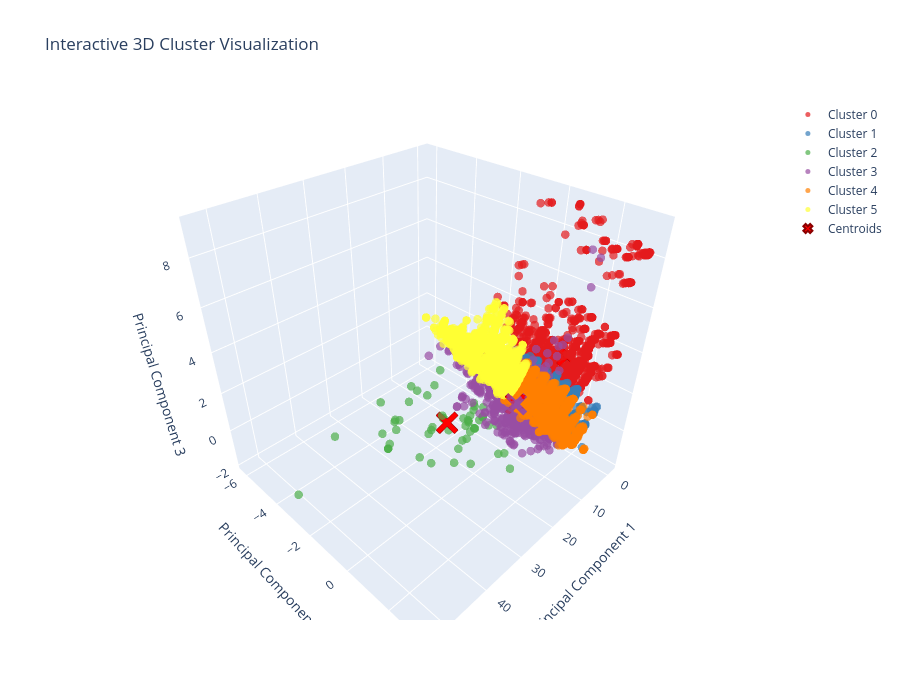

Source (notebook cell):
### Markdown cell above
Visualize your clustering!

### Code cell
## Step 6: Visualization

def visualize_3d_plotly_interactive(X_pca, pca_labels):
    """Fully interactive 3D visualization with Plotly using pre-computed labels"""

    k_cluster = len(np.unique(pca_labels))

    # Create the plot
    fig = go.Figure()

    # Add cluster points
    colors = px.colors.qualitative.Set1[:k_cluster]
    for i in range(k_cluster):
        cluster_mask = pca_labels == i
        fig.add_trace(go.Scatter3d(
            x=X_pca[cluster_mask, 0],
            y=X_pca[cluster_mask, 1],
            z=X_pca[cluster_mask, 2],
            mode='markers',
            marker=dict(
                size=5,
                color=colors[i],
                opacity=0.7
            ),
            name=f'Cluster {i}',
            text=[f'Cluster {i} Point {j}' for j in np.where(cluster_mask)[0]],
            hovertemplate='**%{text}**<br>' +
                         'PC1: %{x:.2f}<br>' +
                         'PC2: %{y:.2f}<br>' +
                         'PC3: %{z:.2f}<br>' +
                         '<extra></extra>'
        ))

    # Calculate centroids from the labeled data
    centroids = []
    for i in range(k_cluster):
        cluster_points = X_pca[pca_labels == i]
        centroid = np.mean(cluster_points, axis=0)
        centroids.append(centroid)

    centers_3d = np.array(centroids)[:, :3]

    # Add centroids
    fig.add_trace(go.Scatter3d(
        x=centers_3d[:, 0],
        y=centers_3d[:, 1],
        z=centers_3d[:, 2],
        mode='markers',
        marker=dict(
            size=8,
            color='red',
            symbol='x',
            line=dict(width=2, color='darkred')
        ),
        name='Centroids',
        text=[f'Centroid {i}' for i in range(k_cluster)],
        hovertemplate='**%{text}**<br>' +
                     'PC1: %{x:.2f}<br>' +
                     'PC2: %{y:.2f}<br>' +
                     'PC3: %{z:.2f}<br>' +
                     '<extra></extra>'
    ))

    # Update layout
    fig.update_layout(
        title='Interactive 3D Cluster Visualization',
        scene=dict(
            xaxis_title='Principal Component 1',
            yaxis_title='Principal Component 2',
            zaxis_title='Principal Component 3',
            camera=dict(
                eye=dict(x=1.2, y=1.2, z=1.2)
            )
        ),
        width=900,
        height=700,
        showlegend=True
    )

    fig.show()

    return pca_labels

# Usage with your existing pca_labels
cluster_labels = visualize_3d_plotly_interactive(X_pca, pca_labels)

### Figure 1 — Plotly figure (JSON) as saved in the notebook; plotly's stock layout.template omitted (floating-point values rounded to 4 significant figures; data arrays with more than 128 entries replaced by an {"elided": "..."} marker saying what was removed)
{"data": [{"hovertemplate": "**%{text}**<br>PC1: %{x:.2f}<br>PC2: %{y:.2f}<br>PC3: %{z:.2f}<br><extra></extra>", "marker": {"color": "rgb(228,26,28)", "opacity": 0.7, "size": 5}, "mode": "markers", "name": "Cluster 0", "text": {"elided": "1975 str values"}, "type": "scatter3d", "x": {"elided": "1975 float values"}, "y": {"elided": "1975 float values"}, "z": {"elided": "1975 float values"}}, {"hovertemplate": "**%{text}**<br>PC1: %{x:.2f}<br>PC2: %{y:.2f}<br>PC3: %{z:.2f}<br><extra></extra>", "marker": {"color": "rgb(55,126,184)", "opacity": 0.7, "size": 5}, "mode": "markers", "name": "Cluster 1", "text": {"elided": "7522 str values"}, "type": "scatter3d", "x": {"elided": "7522 float values"}, "y": {"elided": "7522 float values"}, "z": {"elided": "7522 float values"}}, {"hovertemplate": "**%{text}**<br>PC1: %{x:.2f}<br>PC2: %{y:.2f}<br>PC3: %{z:.2f}<br><extra></extra>", "marker": {"color": "rgb(77,175,74)", "opacity": 0.7, "size": 5}, "mode": "markers", "name": "Cluster 2", "text": ["Cluster 2 Point 517", "Cluster 2 Point 2870", "Cluster 2 Point 3038", "Cluster 2 Point 3508", "Cluster 2 Point 3838", "Cluster 2 Point 3865", "Cluster 2 Point 4509", "Cluster 2 Point 5171", "Cluster 2 Point 5524", "Cluster 2 Point 5630", "Cluster 2 Point 5873", "Cluster 2 Point 5986", "Cluster 2 Point 6401", "Cluster 2 Point 6678", "Cluster 2 Point 7540", "Cluster 2 Point 7551", "Cluster 2 Point 8311", "Cluster 2 Point 8691", "Cluster 2 Point 9341", "Cluster 2 Point 9487", "Cluster 2 Point 10286", "Cluster 2 Point 10407", "Cluster 2 Point 10653", "Cluster 2 Point 11014", "Cluster 2 Point 11066", "Cluster 2 Point 12006", "Cluster 2 Point 12399", "Cluster 2 Point 12922", "Cluster 2 Point 12965", "Cluster 2 Point 13138", "Cluster 2 Point 13361", "Cluster 2 Point 14030", "Cluster 2 Point 14038", "Cluster 2 Point 14123", "Cluster 2 Point 14375", "Cluster 2 Point 15410", "Cluster 2 Point 15560", "Cluster 2 Point 15889", "Cluster 2 Point 16030", "Cluster 2 Point 16338", "Cluster 2 Point 16590", "Cluster 2 Point 16613", "Cluster 2 Point 16719", "Cluster 2 Point 16921", "Cluster 2 Point 17003", "Cluster 2 Point 17844", "Cluster 2 Point 17853", "Cluster 2 Point 17973", "Cluster 2 Point 18048", "Cluster 2 Point 18493", "Cluster 2 Point 18522", "Cluster 2 Point 18608", "Cluster 2 Point 19441", "Cluster 2 Point 19564", "Cluster 2 Point 19726", "Cluster 2 Point 19730", "Cluster 2 Point 19801", "Cluster 2 Point 20672", "Cluster 2 Point 20692", "Cluster 2 Point 20801", "Cluster 2 Point 20868"], "type": "scatter3d", "x": [16.27, 17.25, 17.81, 14.11, 32.12, 14.93, 24.36, 39.09, 17.09, 23.84, 14.31, 21.9, 15.77, 16.63, 17.24, 33.5, 22.37, 20.22, 14.86, 33.5, 20.27, 33.5, 26.95, 14.74, 14.76, 15.44, 29.44, 14.47, 26.41, 14.47, 16.83, 17.52, 17.53, 15.71, 31.24, 14.86, 23.85, 31.23, 13.57, 16.81, 53.18, 33.5, 14.73, 24.16, 16.63, 15.5, 18.78, 14.36, 18.87, 32.12, 14.85, 23.85, 14.47, 20.65, 20.02, 17.25, 21.91, 33.46, 14.5, 33.43, 15.9], "y": [-3.735, -2.091, -0.2679, -1.259, -1.962, 0.2992, -1.661, -3.99, -0.6101, -1.604, 0.5945, -0.5341, 0.5112, -0.589, -2.102, -2.031, -1.304, -1.318, -1.089, -2.134, -0.03385, -2.137, -1.068, -3.019, -2.714, -3.299, -1.229, -0.5357, -2.176, -0.5329, -0.9954, 0.1977, 1.176, -0.9197, -1.914, -0.4742, -2.797, -2.11, 0.04748, -0.6091, -2.887, -2.134, 0.9748, -0.3705, -0.5945, -1.318, -0.3652, -1.222, -0.6106, -2.003, -1.184, -1.545, -0.5166, -0.08934, -0.1799, -2.088, -0.3518, -2.421, 0.5473, -2.433, -0.478], "z": [-0.4032, -0.8138, 2.033, -0.869, 1.009, 3.18, -0.5404, -0.5006, 0.6429, -0.3354, -1.299, -0.8827, -1.201, -0.4119, -0.8509, -0.1842, 0.5009, -0.6022, -0.2709, -0.5365, 0.4272, -0.5457, -1.45, 0.1939, 1.232, -0.4945, -0.8855, -0.01653, 1.961, -0.007258, -0.5468, 0.4149, 4.232, -0.9725, 0.9105, 0.6262, 0.4302, 0.243, -0.2023, 0.8093, -0.9237, -0.5365, -1.861, -1.256, -0.4305, -0.5098, 2.408, -0.7354, -0.7531, 0.8698, -0.5954, -0.1314, 0.04837, -1.589, 1.651, -0.8046, -0.2616, 0.08895, 3.702, 1.757, 0.03037]}, {"hovertemplate": "**%{text}**<br>PC1: %{x:.2f}<br>PC2: %{y:.2f}<br>PC3: %{z:.2f}<br><extra></extra>", "marker": {"color": "rgb(152,78,163)", "opacity": 0.7, "size": 5}, "mode": "markers", "name": "Cluster 3", "text": {"elided": "552 str values"}, "type": "scatter3d", "x": {"elided": "552 float values"}, "y": {"elided": "552 float values"}, "z": {"elided": "552 float values"}}, {"hovertemplate": "**%{text}**<br>PC1: %{x:.2f}<br>PC2: %{y:.2f}<br>PC3: %{z:.2f}<br><extra></extra>", "marker": {"color": "rgb(255,127,0)", "opacity": 0.7, "size": 5}, "mode": "markers", "name": "Cluster 4", "text": {"elided": "7153 str values"}, "type": "scatter3d", "x": {"elided": "7153 float values"}, "y": {"elided": "7153 float values"}, "z": {"elided": "7153 float values"}}, {"hovertemplate": "**%{text}**<br>PC1: %{x:.2f}<br>PC2: %{y:.2f}<br>PC3: %{z:.2f}<br><extra></extra>", "marker": {"color": "rgb(255,255,51)", "opacity": 0.7, "size": 5}, "mode": "markers", "name": "Cluster 5", "text": {"elided": "4055 str values"}, "type": "scatter3d", "x": {"elided": "4055 float values"}, "y": {"elided": "4055 float values"}, "z": {"elided": "4055 float values"}}, {"hovertemplate": "**%{text}**<br>PC1: %{x:.2f}<br>PC2: %{y:.2f}<br>PC3: %{z:.2f}<br><extra></extra>", "marker": {"color": "red", "line": {"color": "darkred", "width": 2}, "size": 8, "symbol": "x"}, "mode": "markers", "name": "Centroids", "text": ["Centroid 0", "Centroid 1", "Centroid 2", "Centroid 3", "Centroid 4", "Centroid 5"], "type": "scatter3d", "x": [-0.1149, -0.1729, 21.46, 5.412, -0.1801, -0.3653], "y": [1.139, 0.5428, -1.201, -0.1978, 0.435, -2.284], "z": [2.734, -0.2771, 0.0687, -0.1214, -0.6264, 0.3029]}], "layout": {"height": 700, "scene": {"camera": {"eye": {"x": 1.2, "y": 1.2, "z": 1.2}}, "xaxis": {"title": {"text": "Principal Component 1"}}, "yaxis": {"title": {"text": "Principal Component 2"}}, "zaxis": {"title": {"text": "Principal Component 3"}}}, "showlegend": true, "title": {"text": "Interactive 3D Cluster Visualization"}, "width": 900}}
